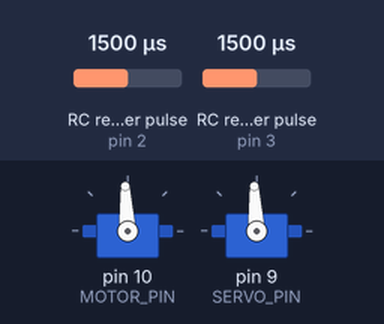
The sketch below on a simulated Arduino Uno, built with avr-gcc and run on an emulated ATmega328P. On the bench: 2 × servo. Wiring (inferred from the names in the program): 2 × RC receiver channel: data pin 2 / data pin 3. The inputs (shaded band) are chosen by the test bench; at power-on: RC receiver pulse (sensors on pin 2, pin 3) 1500 µs. The ROS host is connected and sends only what is stated.

Above: at 2.2 s.
2.3 s: RC receiver pulse (sensor on pin 2) set to 1020 µs
At 3.04 s:
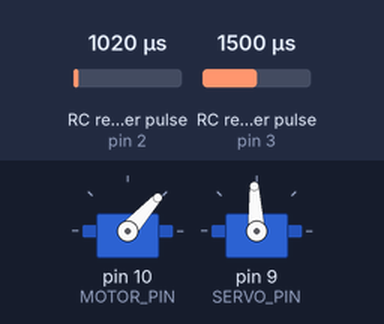
5.3 s: RC receiver pulse (sensor on pin 3) set to 1020 µs
At 5.61 s:
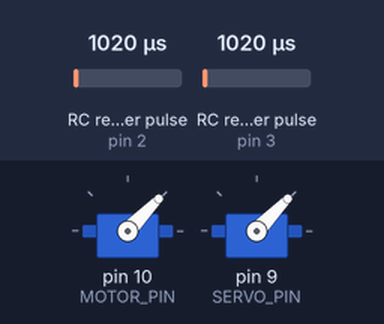
8.3 s: RC receiver pulse (sensor on pin 2) set to 1250 µs
At 9.31 s:
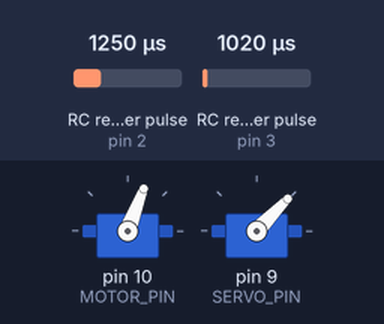
11.3 s: RC receiver pulse (sensor on pin 3) set to 1250 µs
At 11.59 s:
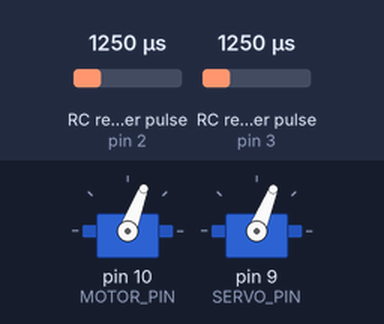
14.3 s: RC receiver pulse (sensor on pin 2) set to 1500 µs
17.3 s: RC receiver pulse (sensor on pin 3) set to 1750 µs
Timing chart, 0 to 21.3 s (numbered marks = the images above; inputs shaded):
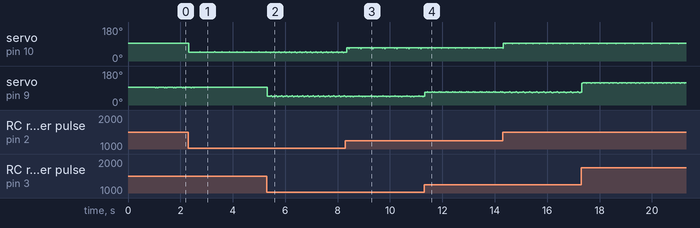

The sketch:

ourcode_201810.ino
```cpp
// include libraries

#include <ros.h>
#include <std_msgs/Float64.h>
#include <Servo.h>
//#include <EnableInterrupt.h>
ros::NodeHandle  nh;
std_msgs::Float64 str_msg;
ros::Publisher chatter("chatter", &str_msg);

float out;
/**************************************************************************
 * CAR CLASS DEFINITION (would like to refactor into car.cpp and car.h but can't figure out arduino build process so far)
 **************************************************************************/
class Car {
public:
  void initRCInput();
  void initActuators();
  void armActuators();
  void outputRCsignal();//shuchudianping
  // Used for copying variables shared with interrupts to avoid read/write
  // conflicts later
  void readAndCopyInputs();
  // Getters
  uint16_t getRCThrottle();
  uint16_t getRCSteering();

  // Interrupt service routines

  void calcThrottle();
  void calcSteering();
  void killMotor();
private:
  // Pin assignments
  const int THROTTLE_PIN= 2; //input
  const int STEERING_PIN =3;//input
  const int MOTOR_PIN = 10;
  const int SERVO_PIN = 9;

  // Car properties
  // unclear what this is for
  const int noAction = 0;

  // Motor limits
  // TODO  fix limits?
  const int MOTOR_MAX = 2000;
  const int MOTOR_MIN = 800;
  const int MOTOR_NEUTRAL = 1500;
  const int THETA_CENTER = 1500;
  const int THETA_MAX = 1900;
  const int THETA_MIN = 1100;

  // Interfaces to motor and steering actuators
  Servo motor;
  Servo steering;

  // Utility variables to handle RC and encoder inputs
  volatile uint8_t updateFlagsShared;
  uint8_t updateFlags;
  const int THROTTLE_FLAG = 1;
  const int STEERING_FLAG = 2;

  // RC joystick
  uint32_t throttleStart;
  uint32_t steeringStart;
  volatile uint16_t throttleInShared;
  volatile uint16_t steeringInShared;
  uint16_t throttleIn = 1500;
  uint16_t steeringIn = 1500;

  // motor / servo neutral state (milliseconds)
  float throttle_neutral_ms = 1500.0;
  float servo_neutral_ms = 1500.0;

  // Utility functions

};

// Boolean keeping track of whether the Arduino has received a signal from the ECU recently

float pi                = 3.141593;
float R                 = 0.051;        // radius of the wheel

// Initialize an instance of the Car class as car
Car car;

// Callback Functions
// These are really sad solutions to the fact that using class member functions
// as callbacks is complicated in C++ and I haven't figured it out. If you can
// figure it out, please atone for my sins.

void calcSteeringCallback() {
  car.calcSteering();
}
void calcThrottleCallback() {
  car.calcThrottle();
}

// Variables for time step
volatile unsigned long dt;
volatile unsigned long t0;

// Global message variables
// Encoder, RC Inputs, Electronic Control Unit, Ultrasound

/**************************************************************************
 * ARDUINO INITIALIZATION
 **************************************************************************/
void setup()
{
 // Set up encoders, rc input, and actuators
  car.initRCInput();//
  car.initActuators();//motor steering attach

  nh.initNode();
  nh.advertise(chatter);

  car.armActuators();//chushihua zhengchangweizhi

  t0 = millis();
}


/**************************************************************************
 * ARDUINO MAIN lOOP
 **************************************************************************/
void loop()
{
  car.readAndCopyInputs();
  car.outputRCsignal();
  // rc_inputs.motor = car.getRCThrottle();
  // rc_inputs.servo = car.getRCSteering();
  out=(float)car.getRCSteering();
  str_msg.data = out;
  chatter.publish( &str_msg );
  //t0 = millis();
  nh.spinOnce();
}

/**************************************************************************
 * CAR CLASS IMPLEMENTATION
 **************************************************************************/
void Car::initRCInput() {
  pinMode(THROTTLE_PIN, INPUT_PULLUP);
  pinMode(STEERING_PIN, INPUT_PULLUP);
  attachInterrupt(0, calcThrottleCallback, CHANGE);
  attachInterrupt(1,calcSteeringCallback, CHANGE);
}
void Car::initActuators() {
  motor.attach(MOTOR_PIN);
  steering.attach(SERVO_PIN);
}

void Car::armActuators() {
  motor.writeMicroseconds( (uint16_t) throttle_neutral_ms );
  steering.writeMicroseconds( (uint16_t) servo_neutral_ms );
  delay(1000);
}
void Car::outputRCsignal() {
  motor.writeMicroseconds( (uint16_t)car.getRCThrottle());
  steering.writeMicroseconds( (uint16_t)car.getRCSteering());
}

void Car::calcThrottle() {
  if(digitalRead(THROTTLE_PIN) == HIGH) {
    // rising edge of the signal pulse, start timing
    throttleStart = micros();
  }
  else {
    // falling edge, calculate duration of throttle pulse
    throttleInShared = (uint16_t)(micros() - throttleStart);
    // set the throttle flag to indicate that a new signal has been received
    updateFlagsShared |= THROTTLE_FLAG;
  }
}

void Car::calcSteering() {
  if(digitalRead(STEERING_PIN) == HIGH) {
    steeringStart = micros();
  }
  else {
    steeringInShared = (uint16_t)(micros() - steeringStart);
    updateFlagsShared |= STEERING_FLAG;
  }
}

void Car::killMotor(){
  motor.writeMicroseconds( (uint16_t) throttle_neutral_ms );
  steering.writeMicroseconds( (uint16_t) servo_neutral_ms );
}

void Car::readAndCopyInputs() {
  // check shared update flags to see if any channels have a new signal
  if (updateFlagsShared) {
    // Turn off interrupts, make local copies of variables set by interrupts,
    // then turn interrupts back on. Without doing this, an interrupt could
    // update a shared multibyte variable while the loop is in the middle of
    // reading it
    noInterrupts();
    // make local copies
    updateFlags = updateFlagsShared;
    if(updateFlags & THROTTLE_FLAG) {
      throttleIn = throttleInShared;
    }
    if(updateFlags & STEERING_FLAG) {
      steeringIn = steeringInShared;
    }
    // clear shared update flags and turn interrupts back on
    updateFlagsShared = 0;
    interrupts();
  }
}

uint16_t Car::getRCThrottle() {
  return throttleIn;
}
uint16_t Car::getRCSteering() {
  return steeringIn;
}
```

Measured:
- after the input at 5.3 s, servo on pin 9 (SERVO_PIN): 93° → 46° at once, then repeats every 0.20 s: 49° 0.04 s, 46° 0.02 s, 45° 0.04 s, 46° 0.10 s
